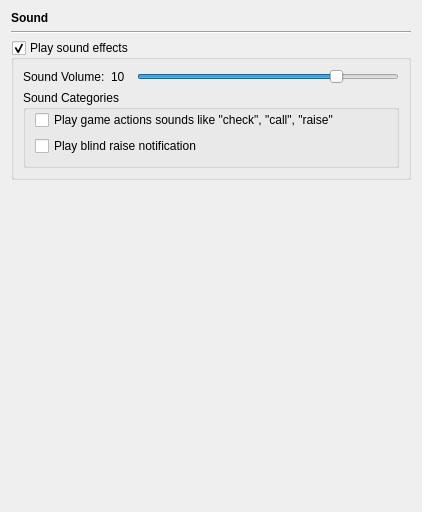
       <widget class="QWidget" name="page_6">
        <layout class="QGridLayout">
         <item row="0" column="0">
          <widget class="QLabel" name="label_26">
           <property name="styleSheet">
            <string notr="true">QLabel { font-weight: bold;  }</string>
           </property>
           <property name="text">
            <string>Sound</string>
           </property>
          </widget>
         </item>
         <item row="1" column="0">
          <widget class="Line" name="line_8">
           <property name="orientation">
            <enum>Qt::Horizontal</enum>
           </property>
          </widget>
         </item>
         <item row="2" column="0">
          <widget class="QGroupBox" name="groupBox_playSoundEffects">
           <property name="title">
            <string>Play sound effects</string>
           </property>
           <property name="checkable">
            <bool>true</bool>
           </property>
           <property name="checked">
            <bool>true</bool>
           </property>
           <layout class="QGridLayout">
            <item row="0" column="0">
             <layout class="QHBoxLayout">
              <property name="spacing">
               <number>6</number>
              </property>
              <property name="margin" stdset="0">
               <number>0</number>
              </property>
              <item>
               <widget class="QLabel" name="label_25">
                <property name="text">
                 <string>Sound Volume:</string>
                </property>
               </widget>
              </item>
              <item>
               <widget class="QLabel" name="label_soundVolume">
                <property name="minimumSize">
                 <size>
                  <width>20</width>
                  <height>0</height>
                 </size>
                </property>
                <property name="text">
                 <string>10</string>
                </property>
               </widget>
              </item>
              <item>
               <widget class="QSlider" name="horizontalSlider_soundVolume">
                <property name="minimum">
                 <number>1</number>
                </property>
                <property name="maximum">
                 <number>10</number>
                </property>
                <property name="value">
                 <number>8</number>
                </property>
                <property name="orientation">
                 <enum>Qt::Horizontal</enum>
                </property>
               </widget>
              </item>
             </layout>
            </item>
            <item row="1" column="0">
             <widget class="QGroupBox" name="groupBox_10">
              <property name="title">
               <string>Sound Categories </string>
              </property>
              <layout class="QGridLayout">
               <property name="topMargin">
                <number>0</number>
               </property>
               <item row="0" column="0">
                <widget class="QCheckBox" name="checkBox_playGameActions">
                 <property name="text">
                  <string>Play game actions sounds like &quot;check&quot;, &quot;call&quot;, &quot;raise&quot;</string>
                 </property>
                </widget>
               </item>
               <item row="1" column="0">
                <widget class="QCheckBox" name="checkBox_playBlindRaiseSound">
                 <property name="text">
                  <string>Play blind raise notification</string>
                 </property>
                </widget>
               </item>
              </layout>
             </widget>
            </item>
           </layout>
          </widget>
         </item>
         <item row="3" column="0">
          <spacer>
           <property name="orientation">
            <enum>Qt::Vertical</enum>
           </property>
           <property name="sizeHint" stdset="0">
            <size>
             <width>400</width>
             <height>321</height>
            </size>
           </property>
          </spacer>
         </item>
        </layout>
       </widget>
